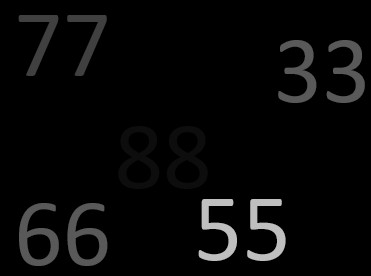
#> input picture media/img/numbers.jpg, 371 x 276 px, found by its file name
$ python hiddenShowThresh.py
#> lines starting #> are read from the running program, lines starting #| are printed output that depends on the picture; after the words box and inside, x2 and y2 are one past the last pixel; in counts of white or black regions, pixels touching at a corner belong together
import cv2
import numpy as np

if __name__ == '__main__':
    src = cv2.imread('../media/img/numbers.jpg')
#> src is the input picture: shape (276, 371, 3); min 0, max 204, mean 8.6
    maxValue = 255
    ret, dst = cv2.threshold(src, 127, maxValue, cv2.THRESH_BINARY)
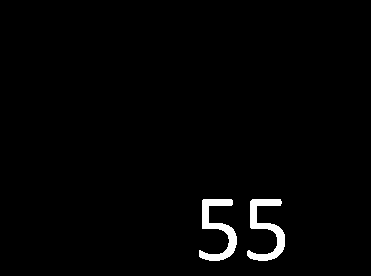
#> dst: shape (276, 371, 3); 1.8% white; 2 white regions, box (x1, y1, x2, y2) and area: (199, 199, 237, 261) 931, (247, 199, 285, 261) 929
    cv2.imshow('Src', src)
    cv2.imshow('Dst - 127', dst)

    ret, dst = cv2.threshold(src, 10, maxValue, cv2.THRESH_BINARY)
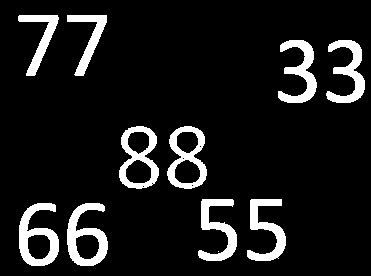
#> dst: shape (276, 371, 3); 10.2% white; 11 white regions (1 under 20 px), largest, box (x1, y1, x2, y2) and area: (67, 203, 108, 266) 1234, (19, 203, 59, 266) 1222, (278, 40, 317, 103) 1085
    cv2.imshow('Dst - 80', dst)

    cv2.waitKey(0)
    cv2.destroyAllWindows()
